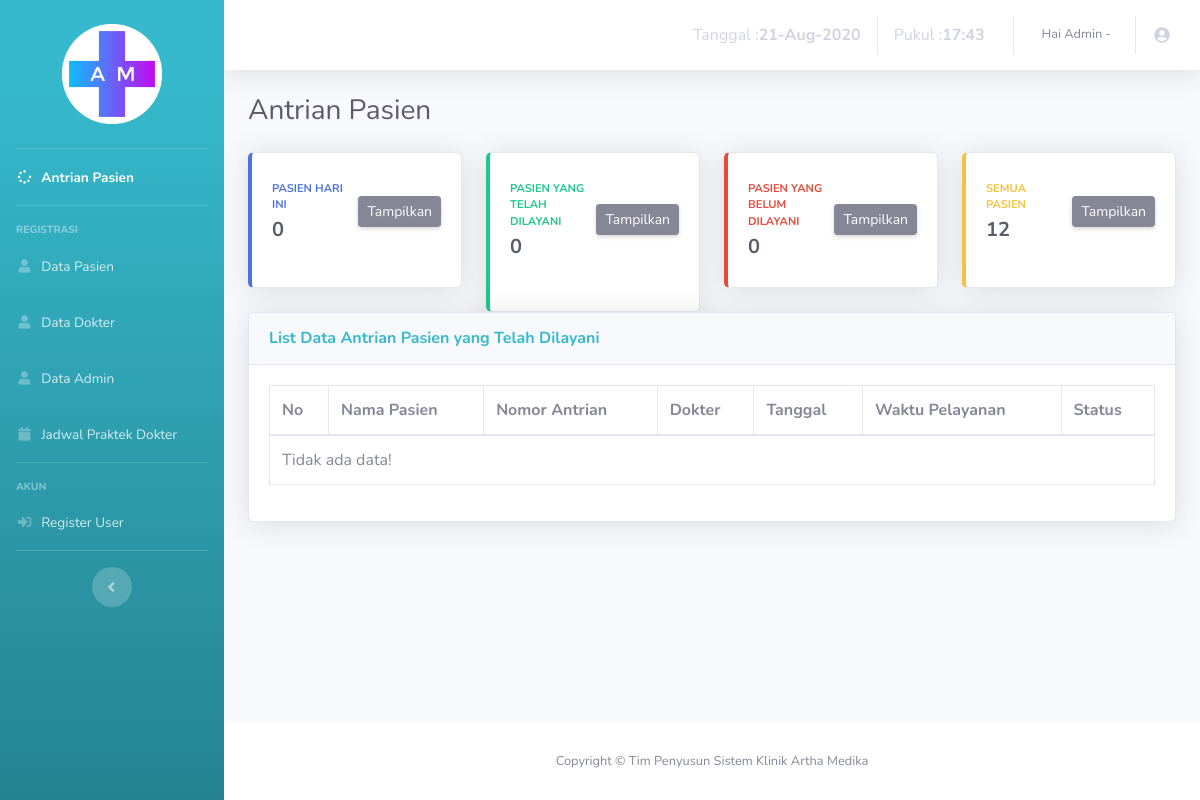
/admin/antrian-done.php, run on an earlier commit of the app's database.
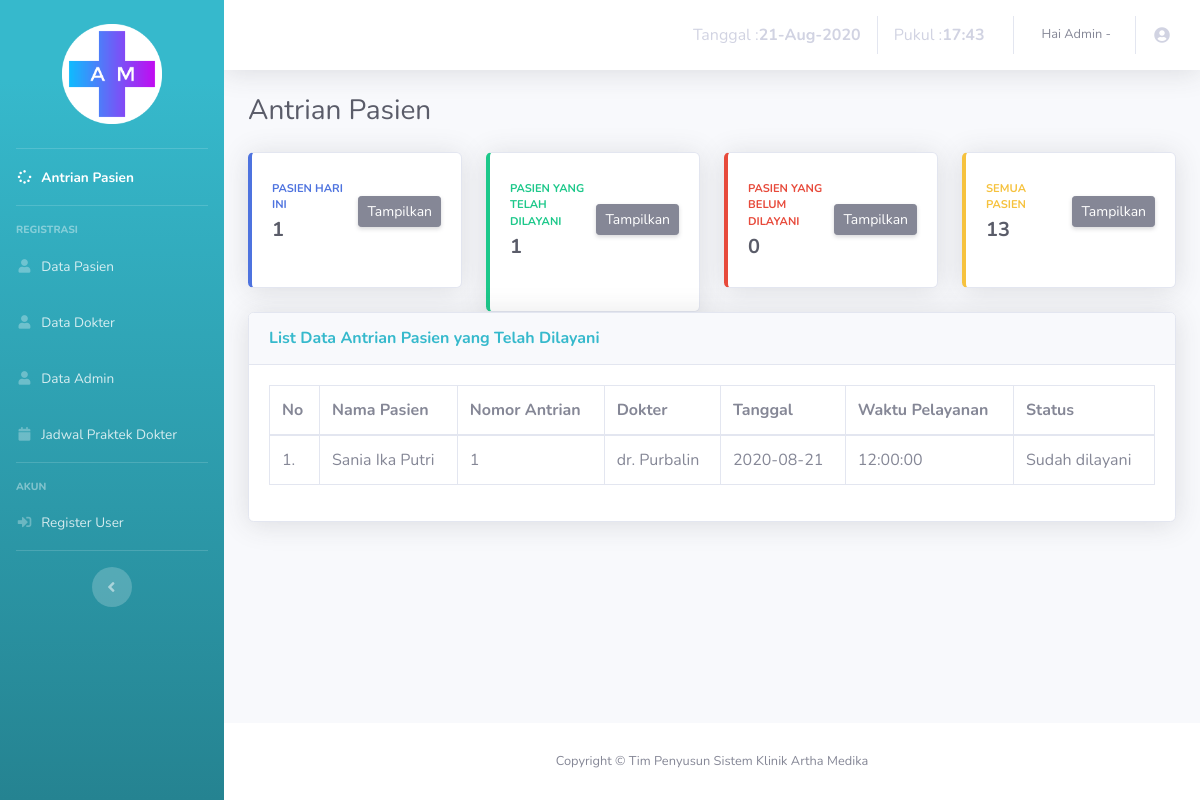
And on a later commit of the database.
### tables this page shows
CREATE TABLE IF NOT EXISTS `antrian` (
`id_antrian` int(5) NOT NULL,
  `id_pasien` int(5) NOT NULL,
  `id_dokter` int(1) NOT NULL,
  `nomor` int(2) NOT NULL,
  `tgl` date NOT NULL,
  `pukul` time NOT NULL,
  `status` varchar(15) NOT NULL
);

CREATE TABLE IF NOT EXISTS `pasien` (
`id_pasien` int(5) NOT NULL,
  `nama` varchar(30) NOT NULL,
  `tgl_lahir` date NOT NULL,
  `jk` varchar(10) NOT NULL,
  `alamat` varchar(50) NOT NULL,
  `pekerjaan` varchar(20) NOT NULL,
  `tlp` varchar(14) NOT NULL
);

CREATE TABLE IF NOT EXISTS `dokter` (
`id_dokter` int(1) NOT NULL,
  `nama` varchar(30) NOT NULL,
  `tgl_lahir` date NOT NULL,
  `jk` varchar(10) NOT NULL,
  `alamat` varchar(50) NOT NULL,
  `tlp` varchar(14) NOT NULL,
  `spesialis` varchar(17) NOT NULL
);

### admin/antrian-done.php (the view, shortened to what the changed rows need)
<!DOCTYPE html>
<html lang="en">
<head>
  <link href="vendor/fontawesome-free/css/all.min.css" rel="stylesheet" type="text/css">
  <link href="css/sb-admin-2.min.css" rel="stylesheet">
  <link href="vendor/datatables/dataTables.bootstrap4.min.css" rel="stylesheet">
</head>
<body id="page-top">
  <div id="wrapper">
                <div id="content-wrapper" class="d-flex flex-column">
                  <div id="content">
                  <div class="container-fluid">
                    <div class="d-sm-flex align-items-center justify-content-between mb-4">
                      <h1 class="h3 mb-0 text-gray-800">Antrian Pasien</h1>
                    </div>
                    <div class="row">
                      <div class="col-xl-3 col-md-6 mb-4">
                        <div class="card border-left-primary shadow h-100 py-2">
                          <div class="card-body">
                            <div class="row no-gutters align-items-center">
                              <div class="col mr-2">
                                <div class="text-xs font-weight-bold text-primary text-uppercase mb-1">Pasien hari ini</div>
                                <div class="h5 mb-0 font-weight-bold text-gray-800"> <?php
                                include '../process/conSQL.php';
                                $tgl    =date("Y-m-d");
                                $query = "SELECT COUNT(*) AS tgl FROM antrian WHERE tgl='$tgl'";
                                $result = mysqli_query($con, $query);
                                $data = mysqli_fetch_assoc($result);
                                echo $data['tgl'];
                                ?></div>
                              </div>
                            </div>
                          </div>
                        </div>
                      </div>
                      <div class="col-xl-3 col-md-6 mb-6">
                        <div class="card border-left-success shadow h-100 py-2">
                          <div class="card-body">
                            <div class="row no-gutters align-items-center">
                              <div class="col mr-2">
                                <div class="text-xs font-weight-bold text-success text-uppercase mb-1">Pasien yang telah dilayani</div>
                                <div class="h5 mb-0 font-weight-bold text-gray-800">
                                  <?php
                                  include '../process/conSQL.php';
                                  $query = "SELECT COUNT(*) AS data FROM antrian WHERE tgl = CURDATE() AND status='Sudah dilayani'";
                                  $result = mysqli_query($con, $query);
                                  $data = mysqli_fetch_assoc($result);
                                  echo $data['data'];
                                  ?>
                                </div>
                              </div>
                            </div>
                          </div>
                        </div>
                      </div>
                      <div class="col-xl-3 col-md-6 mb-4">
                        <div class="card border-left-warning shadow h-100 py-2">
                          <div class="card-body">
                            <div class="row no-gutters align-items-center">
                              <div class="col mr-2">
                                <div class="text-xs font-weight-bold text-warning text-uppercase mb-1">Semua Pasien</div>
                                <div class="h5 mb-0 font-weight-bold text-gray-800"><?php
                                include '../process/conSQL.php';
                                $query = "SELECT COUNT(*) AS id_antrian FROM antrian";
                                $result = mysqli_query($con, $query);
                                $data = mysqli_fetch_assoc($result);
                                echo $data['id_antrian'];
                                ?></div>
                              </div>
                            </div>
                          </div>
                        </div>
                      </div>
                    </div>
                    <div class="card shadow mb-4">
                      <div class="card-body">
                        <div class="table-responsive">
                          <table class="table table-bordered" id="dataTable" width="100%" cellspacing="0">
                            <thead>
                              <tr>
                                <th>No</th>
                                <th>Nama Pasien</th>
                                <th>Nomor Antrian</th>
                                <th>Dokter</th>
                                <th>Tanggal</th>
                                <th>Waktu Pelayanan</th>
                                <th>Status</th>
                              </tr>
                            </thead>
                            <tbody>
                              <?php
                              include '../process/conSQL.php';
                              $no = 1;
                              $tgl =date("Y-m-d");
                              $query = "SELECT * FROM antrian WHERE tgl='$tgl' AND status ='Sudah dilayani'";
                              $res = mysqli_query($con, $query);
                              if(mysqli_num_rows($res) == 0){
                                echo '<tr><td colspan="10">Tidak ada data!</td></tr>';
                              }else{
                               while($data = mysqli_fetch_assoc($res)){
                                echo "<tr>";
                                echo "<td>".$no++.".</td>";
                                $nama_pasien = $data['id_pasien'];
                                $nm = "SELECT nama FROM pasien WHERE id_pasien = $nama_pasien  ";
                                $result = mysqli_query($con, $nm);
                                $dataNm = mysqli_fetch_assoc($result);
                                echo "<td>".$dataNm['nama']."</td>";
                                echo "<td>".$data['nomor']."</td>";
                                $nama_dokter = $data['id_dokter'];
                                $dok = "SELECT nama FROM dokter WHERE id_dokter = $nama_dokter";
                                $result = mysqli_query($con, $dok);
                                $dataD = mysqli_fetch_assoc($result);
                                echo "<td>".$dataD['nama']."</td>";
                                echo "<td>".$data['tgl']."</td>";
                                echo "<td>".$data['pukul']."</td>";
                                echo "<td>".$data['status']."</td>";
                                echo '</tr>';
                              }
                            }
                            ?>
                          </tbody>
                        </table>
                      </div>
                    </div>
                  </div>
                </div>
              </div>
            </div>
          </div>
        </body>
        </html>

What changed in the data, as far as the page shows it:
added antrian: id_pasien.nama "Sania Ika Putri", nomor "1", id_dokter.nama "dr. Purbalin", tgl "2020-08-21", pukul "12:00:00", status "Sudah dilayani"
Also different on the page:
$data['tgl']: "0" → "1"
$data['data']: "0" → "1"
$data['id_antrian']: "12" → "13"
text no longer shown: "Tidak ada data!"
